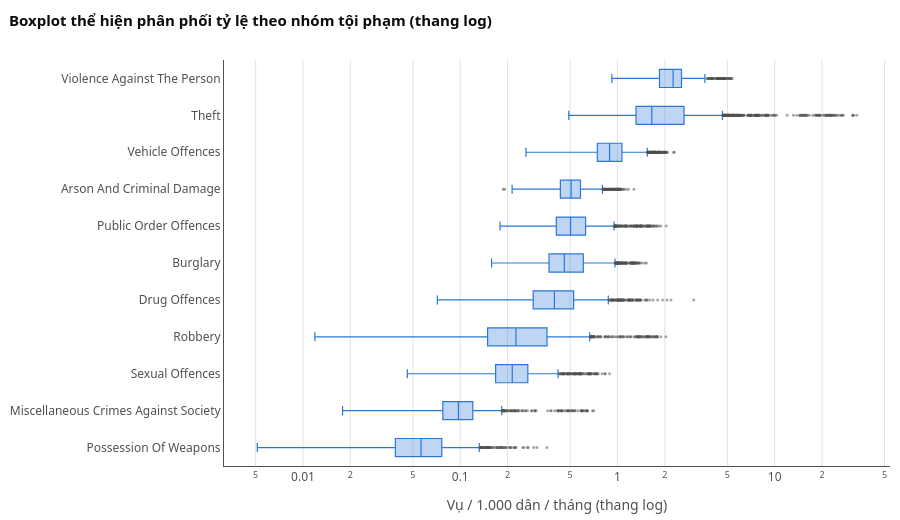

The cell this chart's notebook holds for it:
### Markdown cell above
### 5.3 Boxplot — phân phối theo nhóm tội phạm
Mỗi điểm dữ liệu là một cặp *(borough, tháng)*; thang **log** vì các nhóm chênh nhau hàng chục lần (bỏ giá trị 0 để vẽ log). Các nhóm không đủ số liệu (xem lưu ý ở đầu mục 5) bị loại.

### Code cell
grp = (facts_borough.groupby(['crime_group', 'borough_name', 'month'], as_index=False)
       .agg(crime_count=('crime_count', 'sum'), population_2021=('population_2021', 'first')))
grp['rate_per_1000'] = ratio(grp.crime_count, grp.population_2021, 1000)
plot_grp = grp[(grp.rate_per_1000 > 0) & ~grp.crime_group.isin(MINOR)]   # bỏ giá trị 0 (log) và nhóm gần như không có số liệu
order = plot_grp.groupby('crime_group').rate_per_1000.median().sort_values(ascending=False).index

# Mỗi nhóm một trace go.Box (dữ liệu số dạng float32) — nhẹ hơn nhiều so với px.box khi có ~25.000 điểm
fig = go.Figure([go.Box(x=plot_grp.loc[plot_grp.crime_group == g, 'rate_per_1000'].to_numpy('float32'), name=g.title(),
                        orientation='h', marker=dict(size=3, color=MUTED, opacity=.5), line=dict(width=1.2, color=BLUE),
                        fillcolor='rgba(42,120,214,.30)', hoverinfo='x')
                 for g in order[::-1]])                                   # nhóm có trung vị cao nhất nằm trên cùng
fig.update_xaxes(type='log', title='Vụ / 1.000 dân / tháng (thang log)')
style(fig, 'Boxplot thể hiện phân phối tỷ lệ theo nhóm tội phạm (thang log)', height=520, legend=False)
axes(fig).update_yaxes(showgrid=False)
fig.show()

### Figure 1 — Plotly figure (JSON) as saved in the notebook; plotly's stock layout.template omitted (floating-point values rounded to 4 significant figures; data arrays with more than 128 entries replaced by an {"elided": "..."} marker saying what was removed)
{"data": [{"fillcolor": "rgba(42,120,214,.30)", "hoverinfo": "x", "line": {"color": "#2a78d6", "width": 1.2}, "marker": {"color": "#52514e", "opacity": 0.5, "size": 3}, "name": "Possession Of Weapons", "orientation": "h", "type": "box", "x": {"elided": "2302 float values"}}, {"fillcolor": "rgba(42,120,214,.30)", "hoverinfo": "x", "line": {"color": "#2a78d6", "width": 1.2}, "marker": {"color": "#52514e", "opacity": 0.5, "size": 3}, "name": "Miscellaneous Crimes Against Society", "orientation": "h", "type": "box", "x": {"elided": "2304 float values"}}, {"fillcolor": "rgba(42,120,214,.30)", "hoverinfo": "x", "line": {"color": "#2a78d6", "width": 1.2}, "marker": {"color": "#52514e", "opacity": 0.5, "size": 3}, "name": "Sexual Offences", "orientation": "h", "type": "box", "x": {"elided": "2304 float values"}}, {"fillcolor": "rgba(42,120,214,.30)", "hoverinfo": "x", "line": {"color": "#2a78d6", "width": 1.2}, "marker": {"color": "#52514e", "opacity": 0.5, "size": 3}, "name": "Robbery", "orientation": "h", "type": "box", "x": {"elided": "2304 float values"}}, {"fillcolor": "rgba(42,120,214,.30)", "hoverinfo": "x", "line": {"color": "#2a78d6", "width": 1.2}, "marker": {"color": "#52514e", "opacity": 0.5, "size": 3}, "name": "Drug Offences", "orientation": "h", "type": "box", "x": {"elided": "2304 float values"}}, {"fillcolor": "rgba(42,120,214,.30)", "hoverinfo": "x", "line": {"color": "#2a78d6", "width": 1.2}, "marker": {"color": "#52514e", "opacity": 0.5, "size": 3}, "name": "Burglary", "orientation": "h", "type": "box", "x": {"elided": "2304 float values"}}, {"fillcolor": "rgba(42,120,214,.30)", "hoverinfo": "x", "line": {"color": "#2a78d6", "width": 1.2}, "marker": {"color": "#52514e", "opacity": 0.5, "size": 3}, "name": "Public Order Offences", "orientation": "h", "type": "box", "x": {"elided": "2304 float values"}}, {"fillcolor": "rgba(42,120,214,.30)", "hoverinfo": "x", "line": {"color": "#2a78d6", "width": 1.2}, "marker": {"color": "#52514e", "opacity": 0.5, "size": 3}, "name": "Arson And Criminal Damage", "orientation": "h", "type": "box", "x": {"elided": "2304 float values"}}, {"fillcolor": "rgba(42,120,214,.30)", "hoverinfo": "x", "line": {"color": "#2a78d6", "width": 1.2}, "marker": {"color": "#52514e", "opacity": 0.5, "size": 3}, "name": "Vehicle Offences", "orientation": "h", "type": "box", "x": {"elided": "2304 float values"}}, {"fillcolor": "rgba(42,120,214,.30)", "hoverinfo": "x", "line": {"color": "#2a78d6", "width": 1.2}, "marker": {"color": "#52514e", "opacity": 0.5, "size": 3}, "name": "Theft", "orientation": "h", "type": "box", "x": {"elided": "2304 float values"}}, {"fillcolor": "rgba(42,120,214,.30)", "hoverinfo": "x", "line": {"color": "#2a78d6", "width": 1.2}, "marker": {"color": "#52514e", "opacity": 0.5, "size": 3}, "name": "Violence Against The Person", "orientation": "h", "type": "box", "x": {"elided": "2304 float values"}}], "layout": {"font": {"color": "#52514e", "family": "Segoe UI, Inter, Arial, sans-serif", "size": 12}, "height": 520, "hoverlabel": {"font": {"family": "Segoe UI, Inter, Arial, sans-serif"}}, "legend": {"orientation": "h", "title": {"text": ""}, "x": 0, "xanchor": "left", "y": 1.02, "yanchor": "bottom"}, "margin": {"b": 10, "l": 10, "r": 10, "t": 60}, "showlegend": false, "title": {"font": {"color": "#0b0b0b", "size": 15}, "text": "<b>Boxplot thể hiện phân phối tỷ lệ theo nhóm tội phạm (thang log)</b>", "x": 0.01, "xanchor": "left", "y": 0.97, "yanchor": "top"}, "xaxis": {"gridcolor": "#e4e3de", "linecolor": "#52514e", "title": {"text": "Vụ / 1.000 dân / tháng (thang log)"}, "type": "log", "zeroline": false}, "yaxis": {"gridcolor": "#e4e3de", "linecolor": "#52514e", "showgrid": false, "zeroline": false}}}
